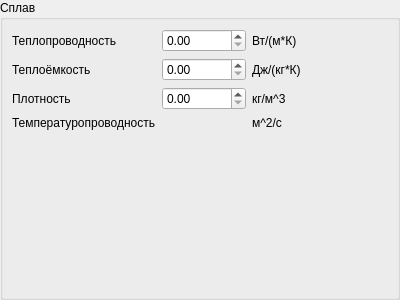
<?xml version="1.0" encoding="UTF-8"?>
<ui version="4.0">
 <class>AlloyParameters</class>
 <widget class="QWidget" name="AlloyParameters">
  <property name="geometry">
   <rect>
    <x>0</x>
    <y>0</y>
    <width>400</width>
    <height>300</height>
   </rect>
  </property>
  <property name="windowTitle">
   <string>Form</string>
  </property>
  <layout class="QHBoxLayout" name="horizontalLayout">
   <property name="spacing">
    <number>0</number>
   </property>
   <property name="leftMargin">
    <number>0</number>
   </property>
   <property name="topMargin">
    <number>0</number>
   </property>
   <property name="rightMargin">
    <number>0</number>
   </property>
   <property name="bottomMargin">
    <number>0</number>
   </property>
   <item>
    <widget class="QGroupBox" name="groupBox">
     <property name="title">
      <string>Сплав</string>
     </property>
     <layout class="QGridLayout" name="gridLayout">
      <item row="3" column="1">
       <widget class="QDoubleSpinBox" name="densitySpn">
        <property name="maximum">
         <double>100000.000000000000000</double>
        </property>
       </widget>
      </item>
      <item row="0" column="1">
       <widget class="QDoubleSpinBox" name="thermalConductivitySpn">
        <property name="maximum">
         <double>10000.000000000000000</double>
        </property>
       </widget>
      </item>
      <item row="3" column="2">
       <widget class="QLabel" name="label_4">
        <property name="text">
         <string>кг/м^3</string>
        </property>
       </widget>
      </item>
      <item row="2" column="2">
       <widget class="QLabel" name="label_5">
        <property name="text">
         <string>Дж/(кг*К)</string>
        </property>
       </widget>
      </item>
      <item row="0" column="2">
       <widget class="QLabel" name="label_6">
        <property name="text">
         <string>Вт/(м*К)</string>
        </property>
       </widget>
      </item>
      <item row="0" column="0">
       <widget class="QLabel" name="label">
        <property name="text">
         <string>Теплопроводность</string>
        </property>
        <property name="buddy">
         <cstring>thermalConductivitySpn</cstring>
        </property>
       </widget>
      </item>
      <item row="2" column="1">
       <widget class="QDoubleSpinBox" name="specificHeatSpn">
        <property name="maximum">
         <double>10000.000000000000000</double>
        </property>
       </widget>
      </item>
      <item row="3" column="0">
       <widget class="QLabel" name="label_3">
        <property name="text">
         <string>Плотность</string>
        </property>
        <property name="buddy">
         <cstring>densitySpn</cstring>
        </property>
       </widget>
      </item>
      <item row="2" column="0">
       <widget class="QLabel" name="label_2">
        <property name="text">
         <string>Теплоёмкость</string>
        </property>
        <property name="buddy">
         <cstring>specificHeatSpn</cstring>
        </property>
       </widget>
      </item>
      <item row="5" column="0">
       <spacer name="verticalSpacer">
        <property name="orientation">
         <enum>Qt::Vertical</enum>
        </property>
        <property name="sizeHint" stdset="0">
         <size>
          <width>20</width>
          <height>40</height>
         </size>
        </property>
       </spacer>
      </item>
      <item row="3" column="3">
       <spacer name="horizontalSpacer">
        <property name="orientation">
         <enum>Qt::Horizontal</enum>
        </property>
        <property name="sizeHint" stdset="0">
         <size>
          <width>40</width>
          <height>20</height>
         </size>
        </property>
       </spacer>
      </item>
      <item row="4" column="0">
       <widget class="QLabel" name="label_7">
        <property name="text">
         <string>Температуропроводность</string>
        </property>
       </widget>
      </item>
      <item row="4" column="2">
       <widget class="QLabel" name="label_8">
        <property name="text">
         <string>м^2/c</string>
        </property>
       </widget>
      </item>
      <item row="4" column="1">
       <widget class="QLabel" name="thermalDiffusivityLbl"/>
      </item>
     </layout>
    </widget>
   </item>
  </layout>
 </widget>
 <resources/>
 <connections/>
</ui>
